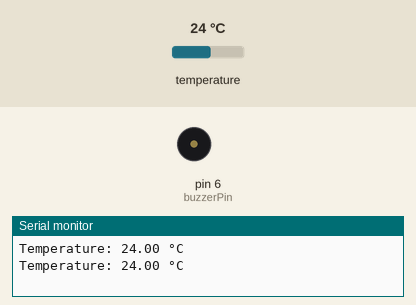
This sketch was run on a simulated Arduino Uno, built with avr-gcc and run on an emulated ATmega328P. Shown: buzzer (waves = sounding), the last lines printed to the serial monitor. The test bench sets the inputs (shaded band); at power-on: temperature 24 °C.

Above: at 5.8 s.
5.9 s: temperature set to 29 °C
10.1 s: temperature set to 32 °C
At 11.8 s:
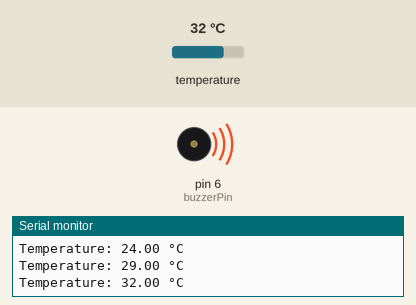
17.5 s: temperature set to 12 °C
At 18.6 s:
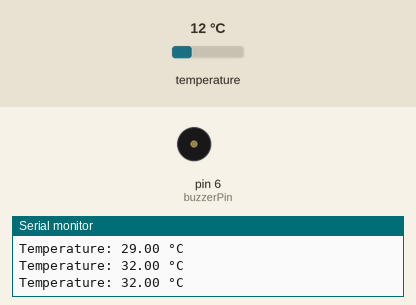
21.7 s: temperature set to 33 °C
At 22.8 s:
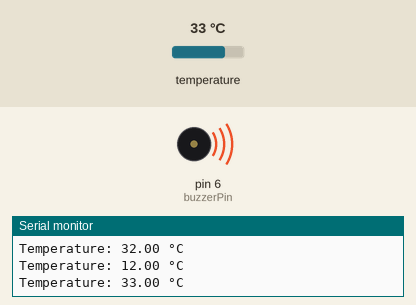
Timing chart, 0 to 28.5 s (numbered marks = the images above; inputs shaded):
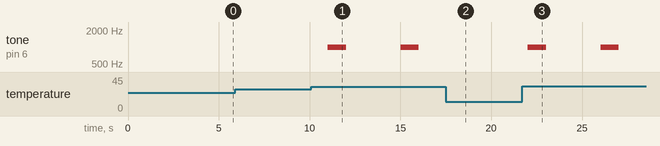

Measured:
- the behaviour switches between 30 and 31 °C on temperature (found by bisection; images 0 and 1)
- after the input at 10.1 s, tone on pin 6 (buzzerPin): alternates 1000 Hz for 1.0 s and silent for 3.0 s, starting after 0.91 s
- after the input at 17.5 s, tone on pin 6 (buzzerPin): stays silent (without the input it goes to 1000 Hz after 1.5 s)
- after the input at 21.7 s, tone on pin 6 (buzzerPin): alternates 1000 Hz for 1.0 s and silent for 3.0 s, starting after 0.32 s

The sketch:

Temperature_Sensors_o.ino
```cpp
#include <Adafruit_Sensor.h>
#include <DHT.h>
#include <DHT_U.h>

#define DHTPIN 7     // Digital pin connected to the DHT sensor
#define DHTTYPE DHT11 // DHT 11

DHT_Unified dht(DHTPIN, DHTTYPE);

const int buzzerPin = 6; // Define the pin for the piezo buzzer
float temperatureThreshold = 30.0; // Define the temperature threshold in Celsius

void setup() {
  Serial.begin(9600);
  dht.begin();
  pinMode(buzzerPin, OUTPUT); // Set the buzzer pin as an output
}

void loop() {
  delay(2000); // Delay between sensor readings

  // Get temperature event and print its value.
  sensors_event_t event;
  dht.temperature().getEvent(&event);
  if (!isnan(event.temperature)) {
    Serial.print("Temperature: ");
    Serial.print(event.temperature);
    Serial.println(" °C");

    // Check if the temperature exceeds the threshold
    if (event.temperature > temperatureThreshold) {
      // If the temperature exceeds the threshold, sound the buzzer
      tone(buzzerPin, 1000); // Sound a tone with frequency 1000 Hz
      delay(1000); // Sound duration
      noTone(buzzerPin); // Stop the buzzer
    }
  } else {
    Serial.println("Error reading temperature!");
  }

  delay(1000); // Delay between measurements
}
```
